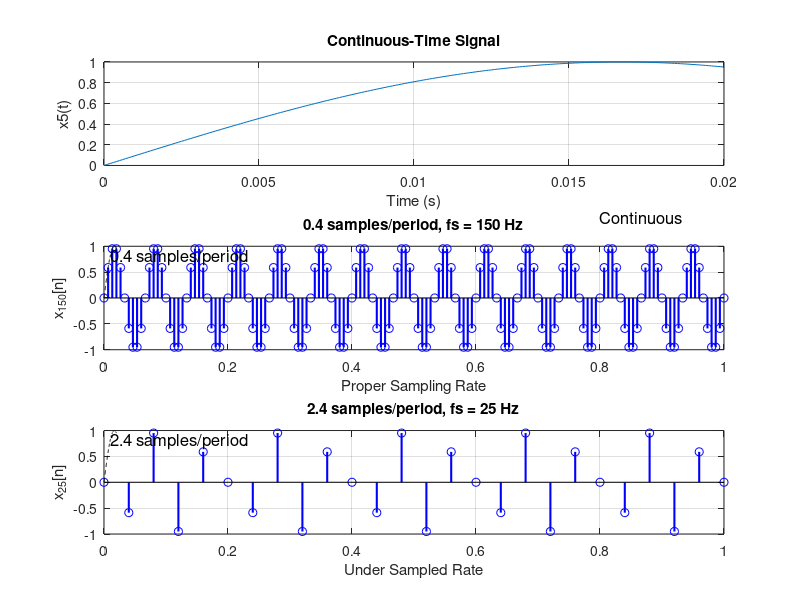

MATLAB code to generate this figure:
% Define the time vector for the continuous signal
t = 0:0.0001:0.02; % Sampling at 10,000 Hz

% Define the continuous signal
x_c = sin(2*pi*15*t); 

% Define sampling frequencies
fs1 = 150; 
fs2 = 25; 

% Calculate sampling intervals
Ts1 = 1/fs1; 
Ts2 = 1/fs2; 

% Generate time vectors for the sampled signals
n1 = 0:1/150:1;
n2 = 0:1/25:1;

% Sample the continuous signal
x_s1 = sin(2*pi*15*n1);
x_s2 = sin(2*pi*15*n2);

% Plotting
figure;

% Plot the continuous signal
subplot(3,1,1);
plot(t, x_c);

title('Continuous-Time Signal');
xlabel('Time (s)');
ylabel('x5(t)');
grid on;
text(0.016, -0.5, 'Continuous', 'FontSize', 12);

% Plot the signal sampled at 150 Hz
subplot(3,1,2);
stem(n1, x_s1, 'bo-', 'LineWidth', 1.5);
hold on;
plot(t, x_c, 'k--'); % Plot continuous for reference
hold off;
title('0.4 samples/period, fs = 150 Hz');
xlabel('Proper Sampling Rate');
ylabel('x_{150}[n]');
grid on;
text(0.01, 0.8, '0.4 samples/period', 'FontSize', 12);

% Plot the signal sampled at 25 Hz
subplot(3,1,3);
stem(n2, x_s2, 'bo-', 'LineWidth', 1.5);
hold on;
plot(t, x_c, 'k--'); % Plot continuous for reference
hold off;
title('2.4 samples/period, fs = 25 Hz');
text(0.01, 0.8, '2.4 samples/period', 'FontSize', 12);
xlabel('Under Sampled Rate');
ylabel('x_{25}[n]');
grid on;

% End line Code here
